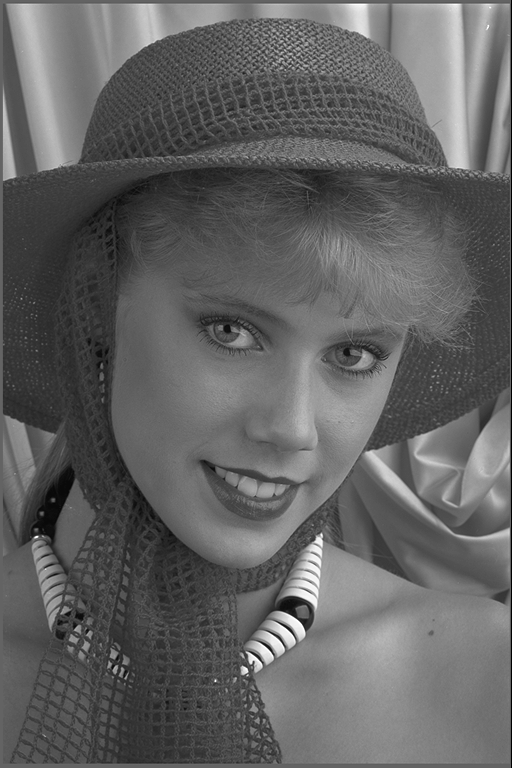
#> input picture Python/img/kodim04.png, 512 x 768 px
$ python demos.py
#> lines starting #> are read from the running program, lines starting #| are printed output that depends on the picture
### Python/imnest_ivhc.py
#=====================================================================
# Image noise estimation based on intensity-variance
# homogeneity classification (IVHC)
# Written by Meisam Rakhshanfar, Vidpro Lab
# (https://users.encs.concordia.ca/~amer/NEstIVHC/)
# Revised: March 2016
#
# Copyright Notice:
# Copyright (c) 2011-2019 Concordia University
# All Rights Reserved.
#=====================================================================

import numpy as np
import skimage.color
import ivhc


def imnest_ivhc(image, max_poly_deg=5):

    '''
    # imnest_ivhc(A)
    #   A can be an M-by-N (grayscale image) or M-by-N-by-3 (rgb color image)
    #   array.  A cannot be an empty array or very small matrix.
    #   max_poly_deg is the max of degree for polynomial regression

    #  OUTPUTS:
    #   sigma_p is variance of noise in the Y channel at highest rank noise
    #   representative cluster. Under signal-independent noise, sigma_p
    #   estimates the standard deviation of noise. Under signal-dependent
    #   noise, sigma_p is likely to be the peak of the noise. However, the more
    #   accurate peak is estimated by var_nlf.
    #
    #   sigma_o = sigma_p*gamma, where gamma is the degree of processing. When
    #   the noise is white, gamma = 1;
    #
    #   var_nlf is the noise level (variance) function
    #
    '''

# parse input parameters
    if type(image) != np.ndarray:
       image = np.array(image)

    if image.ndim == 3:
        ycbcr = skimage.color.rgb2ycbcr(image)
        gray_image = np.float32(ycbcr[:,:,0])
    elif image.ndim == 2:
        gray_image = image
    else:
        print('error in image type')
        return None

    if gray_image.dtype == np.uint8:
        gray_image = np.float32(gray_image)
    elif gray_image.dtype == np.float32 or gray_image.dtype == np.float64:
        gray_image = np.float32(gray_image)
        if np.max(gray_image)<=1.0:
            gray_image = gray_image*255.0
    else:
        print('error in image dtype')
        return None

    if (gray_image.shape[0]<128 or gray_image.shape[1]<128):
        print('Too Small Image')

    if (gray_image.shape[0]>3840 or gray_image.shape[1]>3840):
        error('Image size is not supported')


    # call function of IVHC
    nlf = np.zeros((3*256,), np.float32)
    # address column-major order
    gray_image = np.transpose(gray_image.copy())
    [sigma_p, sigma_o, nlf_len] = ivhc.run(gray_image, nlf)
    nlf = nlf[0:nlf_len]
    # cluster intensity
    clusters_iy = nlf[0::3]
    # binary weighting
    clusters_bw = nlf[1::3]
    clusters_bw = clusters_bw/min(clusters_bw)
    # binary weighting
    clusters_var = nlf[2::3]

    # ---- NLF regression -------
    # normalize
    nlf_v = clusters_var/(sigma_p*sigma_p)
    nlf_i = clusters_iy/255.0

    nlf_i_ext = np.concatenate((nlf_i, nlf_i[clusters_bw>1]))
    nlf_v_ext = np.concatenate((nlf_v, nlf_v[clusters_bw>1]))

    sort_idx= np.argsort(nlf_i_ext)
    nlf_i_sort = nlf_i_ext[sort_idx]
    nlf_v_sort = nlf_v_ext[sort_idx]

    max_poly_deg = int(np.floor(max_poly_deg/2)+1)

    if (len(nlf_v_sort)>1):
        last_mse = 1
        for k in range(0,max_poly_deg+1):
            est_pol = np.polyfit(nlf_i_sort, nlf_v_sort, min(1+k*2,len(nlf_i_sort)-1))
            nlf_reg = np.polyval(est_pol, nlf_i_sort)
            mse = np.mean((nlf_reg-nlf_v_sort)**2)
            if (mse<0.002 or (last_mse-mse)/mse<0.5):
                break;

            last_mse = mse

        nlf_i_sort = np.sort(nlf_i)
        nlf_reg = np.polyval(est_pol, nlf_i_sort)
    else:
        nlf_reg = nlf_v
        nlf_i_sort = np.sort(nlf_i)

    v = np.concatenate(([nlf_reg[0]], nlf_reg, [nlf_reg[-1]]))
    x = np.concatenate(([0], nlf_i_sort, [1]))
    var_nlf = np.interp(np.arange(0, 256)/255.0, x, v)*sigma_p*sigma_p

    return [sigma_p, sigma_o, var_nlf]

### Python/demos.py
# demo for image noise estimation (processed, signal-dependent and AWGN)

import numpy as np
from imnest_ivhc import imnest_ivhc
import skimage.io
import skimage.filters
import matplotlib.pyplot as plt


def bilateral_flt(img_in, var_n, radius, sigma_s):

    img_or = img_in
    i_out = 0
    P = 0

    (rows, cols) = img_in.shape
    img_in = np.pad(img_in, (radius, radius),'reflect')
    ar = np.arange(-radius, radius+1, 1)

    [dx, dy] = np.meshgrid(ar, ar)
    h = np.exp(- (dx**2 + dy**2) / (2 * sigma_s**2))

    for y in ar:
        for x in ar:

            X = img_in[radius+y:rows+radius+y,radius+x:cols+radius+x]
            delta =  X  - img_or
            pN =h[y+radius,x+radius]*np.exp(-delta*delta/(2*var_n))
            i_out = i_out + pN*X
            P = P+ pN

    i_out = i_out/P

    return i_out

def demo_ppn_iso():
    # demo for estimation of frequency-dependent (Processed) image noise
    print('----- Isotropic spatially correlated noise -----')

    np.random.seed(0)
    img = skimage.io.imread('./img/peppers.png')

    for sigma_a in [10, 15]:
        for sigma_GB in [0.45, 0.5, 0.55]:
            noise = sigma_a*np.random.randn(img.shape[0], img.shape[1])
            noise = skimage.filters.gaussian(noise, sigma=sigma_GB, mode='reflect')
            noise_std = np.std(noise)
            im_n = np.float32(img[:,:,0]) + np.float32(noise)
            [est_sigma_p, est_sigma_o, nlf] = imnest_ivhc(im_n, 0)
            est_error = np.abs(noise_std-est_sigma_p)
            est_error = abs(noise_std-est_sigma_p)
            est_gamma = est_sigma_o/est_sigma_p
            print('------------------------')
            print('sigma_GB = %2.3f, sigma_a = %2.3f, sigma_n = %2.3f'%(sigma_GB,sigma_a,noise_std))
            print('Noise std estimation error: %2.3f'%(est_error))
            print('Estimated processing degree: %2.3f'%(est_gamma))
            print('------------------------')


def demo_ppn_aniso():
    # demo for estimation of frequency-dependent (Processed) image noise
    print('----- Anisotropic spatially correlated noise -----')

    np.random.seed(0)
    img = skimage.io.imread('./img/peppers.png')

    for sigma_a in [10, 15]:
        for scale in [0.5, 1, 2]:
            noise = sigma_a*np.random.randn(img.shape[0], img.shape[1])
            noise = bilateral_flt(noise, sigma_a*sigma_a*scale, 1, 1)
            noise_std = np.std(noise)
            im_n = np.float32(img[:,:,0]) + np.float32(noise)
            [est_sigma_p, est_sigma_o, nlf] = imnest_ivhc(im_n, 0)
            est_error = np.abs(noise_std-est_sigma_p)
            est_error = abs(noise_std-est_sigma_p)
            est_gamma = est_sigma_o/est_sigma_p
            print('------------------------')
            print('sigma_BL = %2.3f, sigma_a = %2.3f, sigma_n = %2.3f'%(sigma_a*scale,sigma_a,noise_std))
            print('Noise std estimation error: %2.3f'%(est_error))
            print('Estimated processing degree: %2.3f'%(est_gamma))
            print('------------------------')


def demo_awgn():
# demo for estimation of image noise (AWGN)
    np.random.seed(0)
    img = skimage.io.imread('./img/kodim04.png')
#> img is the input picture: shape (768, 512, 3); min 0, max 255, mean 97.9

    print('----- Synthetic AWGN -----')

    for sigma_a in [5, 10, 15]:
        noise = sigma_a*np.random.randn(img.shape[0], img.shape[1])
        noise_std = np.std(noise)
        im_n = np.float32(img[:,:,0]) + np.float32(noise)
        [est_sigma_p, est_sigma_o, nlf] = imnest_ivhc(im_n, 0)
        est_error = np.abs(noise_std-est_sigma_p)
        print('------------------------')
        print('sigma_a = %2.3f, sigma_n =  %2.3f '%(sigma_a, noise_std))
        print('Noise std estimation error: %2.3f %%'%(100*est_error/noise_std))
        print('------------------------')
#> this loop made 1 pass
#> pass 1, in imnest_ivhc, `gray_image = np.transpose(gray_image.copy())`:
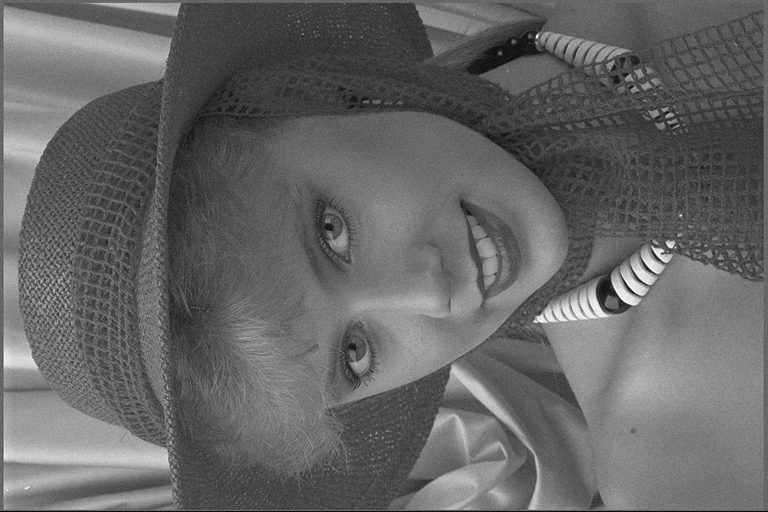
#> gray_image: shape (512, 768) float32; min -14.07, max 265.6, mean 97.9; drawn with min black and max white
#> after the loop:
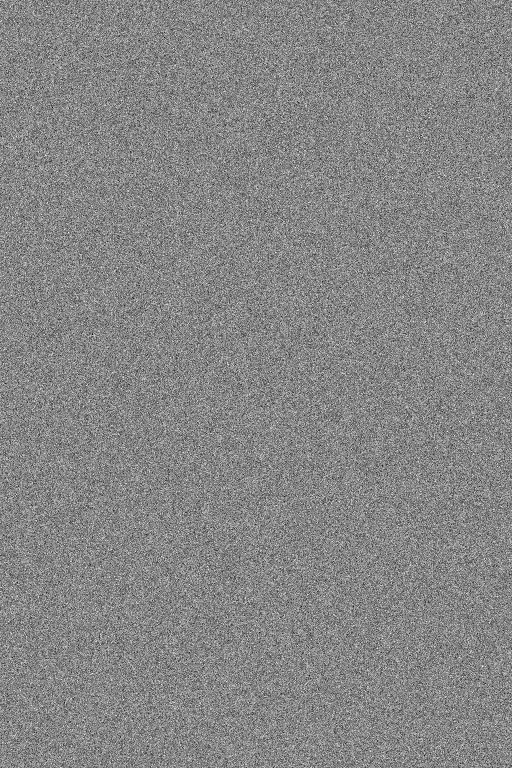
#> noise: shape (768, 512) float64; min -24.26, max 21.86, mean 0; drawn with min black and max white
#> (the call stopped at in imnest_ivhc, `[sigma_p, sigma_o, nlf_len] = ivhc.run(gray_image, nlf)`: ivhc is not available in this run)

def demo_pgn():

    # demo for estimation of signal-dependent (mixed Possionian-Gaussian) image noise
    np.random.seed(0)
    img = skimage.io.imread('./img/sample1.png')
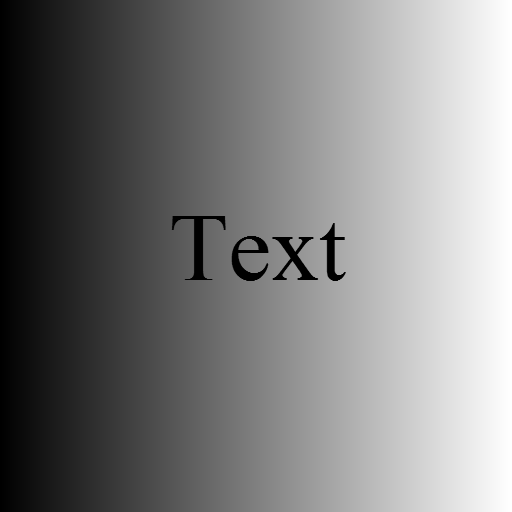
#> input picture Python/img/sample1.png, 512 x 512 px
#> img is the input picture: shape (512, 512, 3); min 0, max 255, mean 126.2
    # generate signal-dependent noise
    sigma_noise = 8
    nlf_sqrt = sigma_noise*(.4+np.arange(0, 256)/255.0)
    nlf = nlf_sqrt**2
    noise = np.random.randn(img.shape[0], img.shape[1])*nlf_sqrt[np.int32(img[:,:,0])]
#> noise: shape (512, 512) float64
    # generate noisy image
    im_n = np.float32(img[:,:,0]) + np.float32(noise)

    [est_sigma_p, est_sigma_o, est_var_nlf] = imnest_ivhc(im_n)
#> call 2 of imnest_ivhc, with max_poly_deg = 5
#> in imnest_ivhc (call 2), `gray_image = np.transpose(gray_image.copy())`:
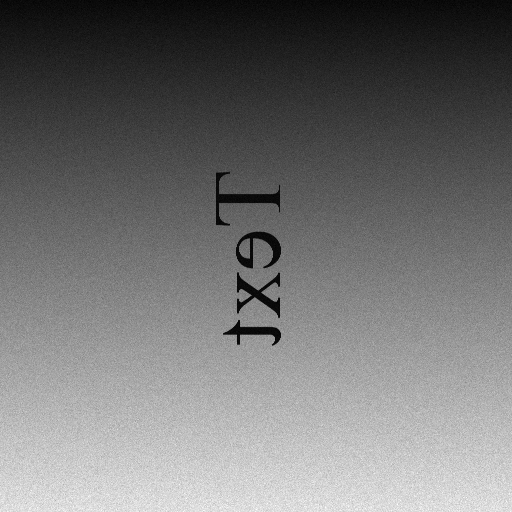
#> gray_image: shape (512, 512) float32; min -11.73, max 293.6, mean 126.2; drawn with min black and max white

    im_n[im_n<0] = 0
    im_n[im_n>255] = 255
    plt.imshow(np.uint8(im_n))
    plt.show()

    plt.plot(est_var_nlf)
    plt.plot(nlf,'r')
    plt.show()

    rmse_var = np.sqrt(np.mean((est_var_nlf-nlf)**2))
    maxe_var = np.max(np.abs(est_var_nlf-nlf))

    print('RMSE of estimated noise variance: %2.3f'%(rmse_var))
    print('Max error of estimated noise variance: %2.3f'%(maxe_var))


    rmse_std = np.sqrt(np.mean((np.sqrt(est_var_nlf)-np.sqrt(nlf))**2))
    maxe_std = np.max(np.abs(np.sqrt(est_var_nlf)-np.sqrt(nlf)))

    print('RMSE of estimated standard deviation: %2.3f'%(rmse_std))
    print('Max error of estimated standard deviation: %2.3f'%(maxe_std))


def main():

    print('*********** demo AWGN **********')
    demo_awgn()

    print('*********** demo PGN **********')
    demo_pgn()
#> (the call stopped at in imnest_ivhc, `[sigma_p, sigma_o, nlf_len] = ivhc.run(gray_image, nlf)`: ivhc is not available in this run)

    print('*********** demo PPN ISO **********')
    demo_ppn_iso()
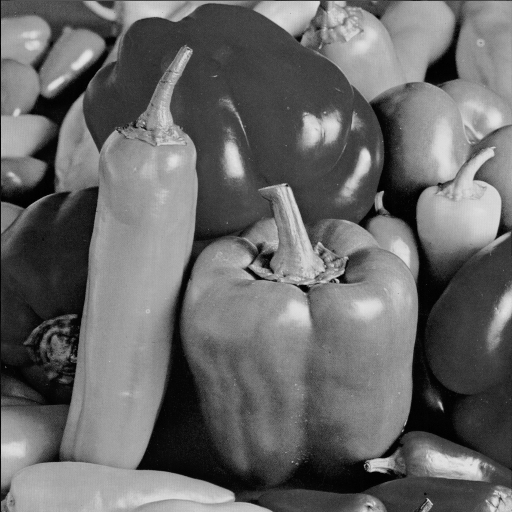
#> input picture Python/img/peppers.png, 512 x 512 px
#> in demo_ppn_iso, img is the input picture: shape (512, 512, 3); min 0, max 229, mean 104.2
#> after the loop in demo_ppn_iso, `for sigma_a in [10, 15]:`:
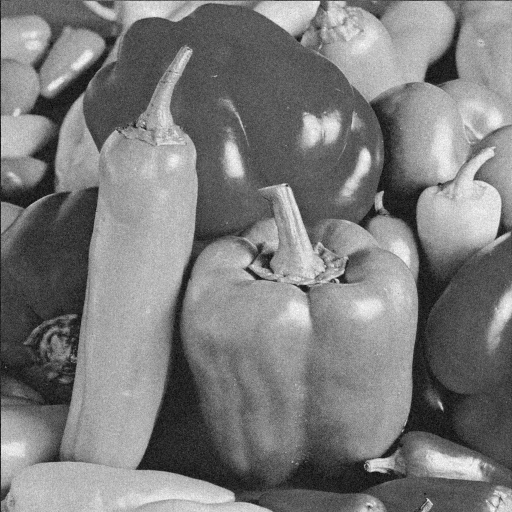
#> im_n: shape (512, 512) float32; min -31.28, max 246.3, mean 104.2; drawn with min black and max white
#> after the loop in demo_ppn_iso, `for sigma_a in [10, 15]:`:
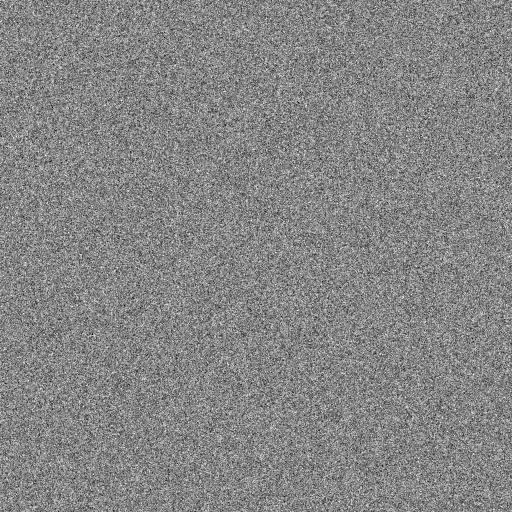
#> noise: shape (512, 512) float64; min -34.66, max 31.48, mean 0; drawn with min black and max white
#> (the call stopped at in imnest_ivhc, `[sigma_p, sigma_o, nlf_len] = ivhc.run(gray_image, nlf)`: ivhc is not available in this run)

    print('*********** demo PPN ANISO **********')
    demo_ppn_aniso()
#> (the call stopped at in imnest_ivhc, `[sigma_p, sigma_o, nlf_len] = ivhc.run(gray_image, nlf)`: ivhc is not available in this run)

if __name__ == "__main__":
    main()
